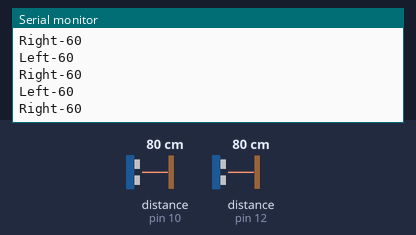
Recording of a sketch running on a simulated Arduino Uno, built with avr-gcc and run on an emulated ATmega328P. Parts: the last lines printed to the serial monitor. Wiring (inferred from the names in the program): 2 × ultrasonic range finder: trigger pin 9, echo pin 10 / trigger pin 11, echo pin 12. The test bench sets the inputs (shaded band); at power-on: distance to the obstacle (sensors on pin 10, pin 12) 80 cm. The echo pulse lasts 58.3 µs per cm.

Above: at 1.2 s.
1.3 s: distance to the obstacle (sensor on pin 10) set to 4 cm
At 1.49 s:
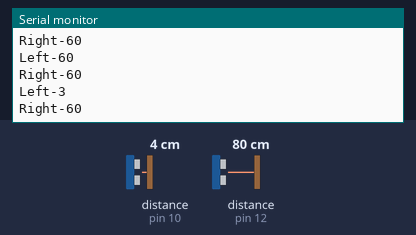
4.3 s: distance to the obstacle (sensor on pin 12) set to 9 cm
At 4.91 s:
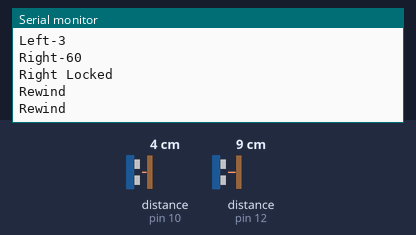
5.9 s: distance to the obstacle (sensor on pin 12) set to 18 cm
At 6.12 s:
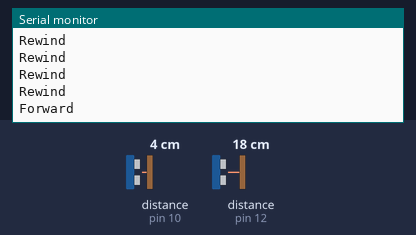

Measured:
- after the input at 1.3 s, the serial monitor: prints a new line at once (image 1)
- after the input at 4.3 s, the serial monitor: prints a new line after 0.11 s (image 2)
- after the input at 5.9 s, the serial monitor: prints a new line at once (image 3)

The sketch:

arduino_pythogui1.ino
```cpp
const int trigger1 = 9; //Trigger pin of 1st Sesnor
const int echo1 =10; //Echo pin of 1st Sesnor
const int trigger2 = 11; //Trigger pin of 2nd Sesnor
const int echo2 = 12;//Echo pin of 2nd Sesnor

long time_taken;
int dist,distL,distR;


void setup() {
Serial.begin(9600);

pinMode(trigger1, OUTPUT);
pinMode(echo1, INPUT);
pinMode(trigger2, OUTPUT);
pinMode(echo2, INPUT);
}

/*###Func1`tion to calculate distance###*/
void calculate_distance(int trigger, int echo)
{
digitalWrite(trigger, LOW);
delayMicroseconds(2);
digitalWrite(trigger, HIGH);
delayMicroseconds(10);
digitalWrite(trigger, LOW);

time_taken = pulseIn(echo, HIGH);
dist= time_taken*0.034/2;
if (dist>60)
dist = 60;
}

void loop()
{
calculate_distance(trigger1,echo1);
distL =dist;
Serial.print("Left-");
Serial.println(distL);
calculate_distance(trigger2,echo2);
distR =dist;
Serial.print("Right-");
Serial.println(distR);
if ((distL >10 && distR>10) && (distL <30 && distR<30))
{
  Serial.println("Play/Pause");
  delay (500);
}

calculate_distance(trigger1,echo1);
distL =dist;

calculate_distance(trigger2,echo2);
distR =dist;


//Control Modes
//Lock Left - Control Mode
if (distL>=5 && distL<=18)
{
  delay(100); //Hand Hold Time
  calculate_distance(trigger1,echo1);
  distL =dist;
  if (distL>=5 && distL<=18)
  {
    Serial.println("Left Locked");
    while(distL<=58)
    {
      calculate_distance(trigger1,echo1);
      distL =dist;
      if (distL<13) //Hand pushed in
      {Serial.println ("Volume Increased "); delay (300);}
      if (distL>16) //Hand pulled out
      {Serial.println ("Volume Decreased "); delay (300);}
    }
  }
}

//Lock Right - Control Mode
if (distR>=5 && distR<=18)
{
  delay(100); //Hand Hold Time
  calculate_distance(trigger2,echo2);
  distR =dist;
  if (distR>=5 && distR<=18)
  {
    Serial.println("Right Locked");
    while(distR<=58)
    {
      calculate_distance(trigger2,echo2);
      distR =dist;
      if (distR<13) //Right hand pushed in
      {Serial.println ("Rewind"); delay (300);}
      if (distR>16) //Right hand pulled out
      {Serial.println ("Forward"); delay (300);}
  }
}
}

delay(200);
}
```
